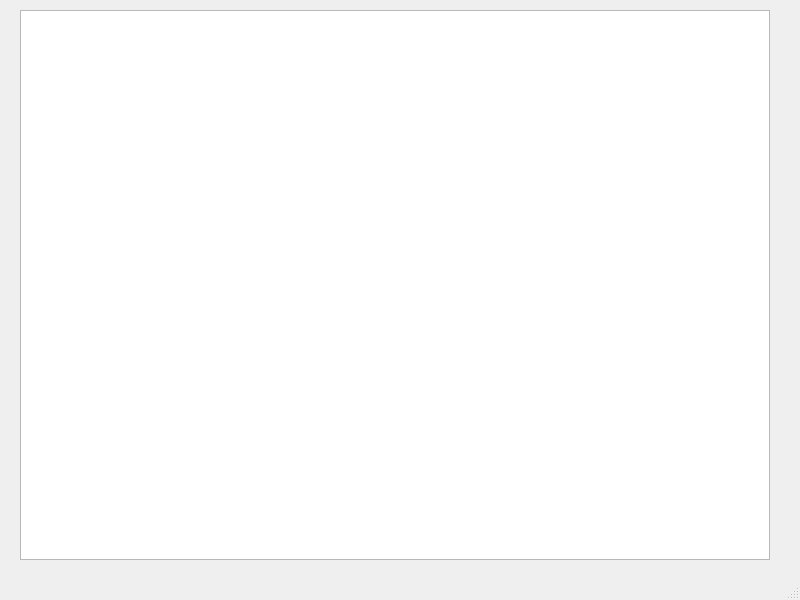
<?xml version="1.0" encoding="UTF-8"?>
<ui version="4.0">
 <class>MainWindow</class>
 <widget class="QMainWindow" name="MainWindow">
  <property name="geometry">
   <rect>
    <x>0</x>
    <y>0</y>
    <width>800</width>
    <height>600</height>
   </rect>
  </property>
  <property name="windowTitle">
   <string>MainWindow</string>
  </property>
  <widget class="QWidget" name="centralwidget">
   <widget class="QGraphicsView" name="graphicsView">
    <property name="geometry">
     <rect>
      <x>20</x>
      <y>10</y>
      <width>750</width>
      <height>550</height>
     </rect>
    </property>
   </widget>
  </widget>
  <widget class="QMenuBar" name="menubar">
   <property name="geometry">
    <rect>
     <x>0</x>
     <y>0</y>
     <width>800</width>
     <height>26</height>
    </rect>
   </property>
  </widget>
  <widget class="QStatusBar" name="statusbar"/>
 </widget>
 <resources/>
 <connections/>
</ui>
